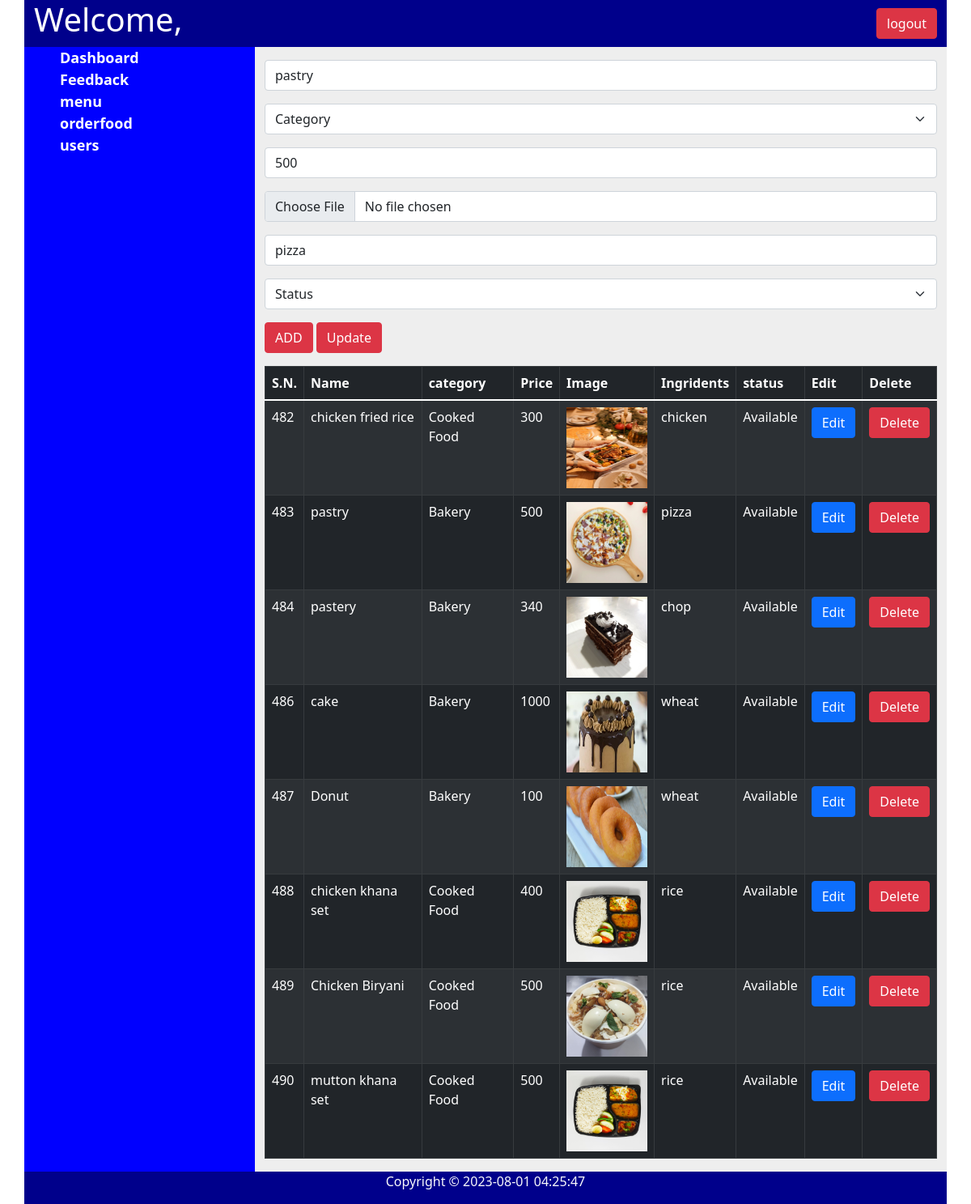
The page /admin/menu.php?eid=483 on the database its author committed.
### tables this page shows
CREATE TABLE `menu` (
  `id` int(11) NOT NULL,
  `Name` varchar(200) NOT NULL,
  `category` enum('Cooked Food','Bakery','','') NOT NULL,
  `Price` int(100) NOT NULL,
  `Image` varchar(100) NOT NULL,
  `Ingridents` varchar(200) NOT NULL,
  `Status` enum('Available','Not Available','','') NOT NULL
);

### admin/class/Connection.php (called while the page is built, shortened)
<?php
class Connection
{
	private $host;
	private $user;
	private $password;
	private $database;
	private $connect;
	function __construct()
	{
		$this->host = 'localhost';
		$this->user = 'root';
		$this->password = '';
		$this->database = 'food-order';
	}
	function getConnection()
	{
		$this->connect = new mysqli($this->host, $this->user,
								$this->password, $this->database);
		return $this->connect;
	}
	function getData($qry)
	{
		$result = [];
		$data = $this->connect->query($qry);
		while($row = $data->fetch_assoc()) {
			$result[] = $row;
		}
		return $result;
	}
}

### admin/class/menu.php (called while the page is built, shortened)
<?php
require_once 'Connection.php';
class Menu
{
	private $conn;
	function __construct()
	{
		$this->conn = new Connection();
	}
	public function selectMenu(){
		$qry = "SELECT * FROM menu";
		return $this->conn->getData($qry);
	}
	public function selectSingleMenu($id){
		$qry = "SELECT * FROM menu WHERE id = $id";
		return $this->conn->getData($qry);
	}
}

### admin/menu.php (the view, shortened to what this page needs)
<?php
require_once 'class/menu.php';
$san = New menu;
$data = $san->selectMenu();
if(isset($_GET['eid']))
  {
    $selected = $san->selectSingleMenu($_GET['eid']);
  }
?>
<!doctype html>
<html lang="en">
<head>
    <link href="https://cdn.jsdelivr.net/npm/bootstrap@5.1.3/dist/css/bootstrap.min.css" rel="stylesheet">
    <link rel="stylesheet" href="css/cms_css.css" />
</head>
<body>
    <div class="container">
        <?php include 'header.php'; ?>
        <div class="row">
            <?php include 'nav.php'; ?>
            <section class="col-md-9">
                <form method="post" enctype="multipart/form-data">
                    <div class="mb-3 mt-3">
                        <input type="text" placeholder="Name" class="form-control  " name="name" value="<?php if(isset($_GET['eid'])){ echo $selected[0]['Name']; } ?>">
                    </div>
                    <div class="mb-3">
                        <select class="form-select" aria-label="Default select example" name="category" value="<?php if(isset($_GET['eid'])){ echo $selected[0]['category']; } ?>">
                                <option selected>Category</option>
                        </select>
                    </div>
                    <div class="mb-3">
                        <input type="number" placeholder="Price" class="form-control" name="price" value="<?php if(isset($_GET['eid'])){ echo $selected[0]['Price']; } ?>">
                    </div>
                    <div class="mb-3">
                        <input type="file" placeholder="Image" class="form-control mb-3" name="file" value="<?php if(isset($_GET['eid'])){ echo $selected[0]['Image']; } ?>">
                    </div>
                    <div class="mb-3">
                        <input type="text" placeholder="Ingridents" class="form-control mb-3" name="ingridents" value="<?php if(isset($_GET['eid'])){ echo $selected[0]['Ingridents']; } ?>">
                    </div>
                    <div class="mb-3">
                        <select class="form-select" aria-label="Default select example" name="status" value="<?php if(isset($_GET['eid'])){ echo $selected[0]['Status']; } ?>">
                            <option selected>Status</option>
                        </select>
                    </div>
                    <div>
                        <input type="submit" name="btn-add" value="ADD" class="btn btn-danger  ">
                        <input type="submit" name="btn-update" value="Update" class="btn btn-danger">
                    </div>
                </form>
                <div>
                    <div class="table-responsive">
                        <table class="table table-striped table-bordered table-dark  mt-3" id="myTable">
                            <thead>
                                <tr>
                                    <th>S.N.</th>
                                    <th>Name</th>
                                    <th>category</th>
                                    <th>Price</th>
                                    <th>Image</th>
                                    <th>Ingridents</th>
                                    <th>status</th>
                                    <th>Edit</th>
                                    <th>Delete</th>
                                </tr>
                            </thead>
                            <tbody>
                                <?php
                                foreach ($data as $dt) {
                                    echo "<tr>
						<td>" . $dt['id'] . "</td>
						<td>" . $dt['Name'] . "</td>
						<td>" . $dt['category'] . "</td>
						<td>" . $dt['Price'] . "</td>
						<td> <img src='media/" . $dt['Image'] . "' style='height:100px; width:100px;'></td>
						<td>" . $dt['Ingridents'] . "</td>
						<td>" . $dt['Status'] . "</td>
						<td><a href='menu.php?eid=" . $dt['id'] . "' class='btn btn-primary'>Edit</a></td>
						<td><a href='menu.php?did=" . $dt['id'] . "' class='btn btn-danger' onclick='return confirm(&quot;Are you sure?&quot;)'>Delete</a></td>
					</tr>";
                                }
                                ?>
                            </tbody>
                        </table>
                    </div>
                </div>
            </section>
        </div>
        <?php include 'footer.php'; ?>
    </div>
</body>
</html>

### admin/css/cms_css.css (style rules this page uses)
section { background: #eeeeee; min-height: 500px; }

### rows shown on the page
menu: name "pastry", category "Category", price "500", ingridents "pizza", status "Status", id "483", Name "pastry", category "Bakery", Price "500", Image (picture), Ingridents "pizza", Status "Available"
menu: id "482", Name "chicken fried rice", category "Cooked Food", Price "300", Image (picture), Ingridents "chicken", Status "Available"
menu: id "484", Name "pastery", category "Bakery", Price "340", Image (picture), Ingridents "chop", Status "Available"
menu: id "486", Name "cake", category "Bakery", Price "1000", Image (picture), Ingridents "wheat", Status "Available"
menu: id "487", Name "Donut", category "Bakery", Price "100", Image (picture), Ingridents "wheat", Status "Available"
menu: id "488", Name "chicken khana set", category "Cooked Food", Price "400", Image (picture), Ingridents "rice", Status "Available"
menu: id "489", Name "Chicken Biryani", category "Cooked Food", Price "500", Image (picture), Ingridents "rice", Status "Available"
menu: id "490", Name "mutton khana set", category "Cooked Food", Price "500", Image (picture), Ingridents "rice", Status "Available"
